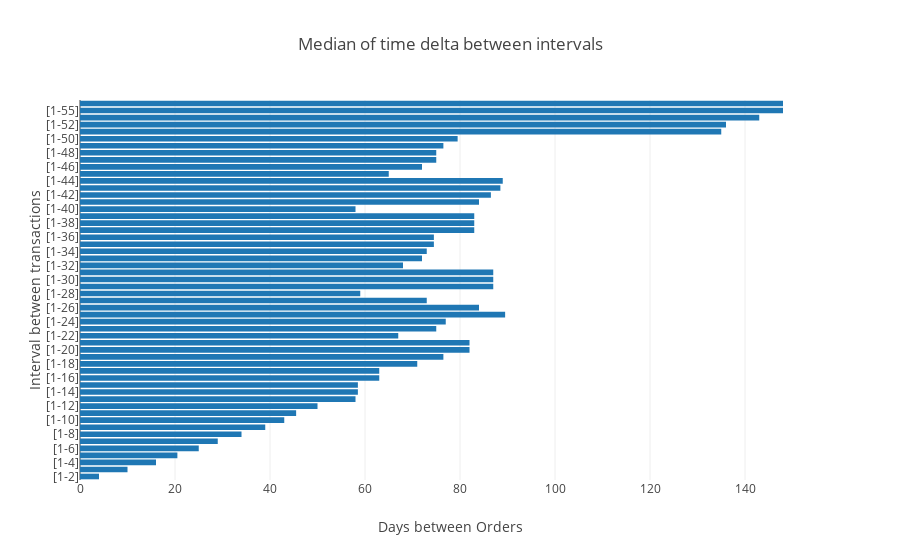

The notebook cell this image was saved under:
### Code cell
data = [go.Bar(x=median_over_dt.days,
              y=median_over_dt.interval, 
              orientation='h')]
layout = go.Layout(
    title='Median of time delta between intervals',
    xaxis=dict(title='Days between Orders'),
    yaxis=dict(title='Interval between transactions')
)

fig = go.Figure(data=data, layout=layout)
iplot(fig)

### Figure 1 — Plotly figure (JSON) as saved in the notebook; plotly's stock layout.template omitted (floating-point values rounded to 4 significant figures)
{"data": [{"orientation": "h", "type": "bar", "uid": "d1cd0e46-8cf9-11e8-bf79-843a4b06963c", "x": [4, 10, 16, 20.5, 25, 29, 34, 39, 43, 45.5, 50, 58, 58.5, 58.5, 63, 63, 71, 76.5, 82, 82, 67, 75, 77, 89.5, 84, 73, 59, 87, 87, 87, 68, 72, 73, 74.5, 74.5, 83, 83, 83, 58, 84, 86.5, 88.5, 89, 65, 72, 75, 75, 76.5, 79.5, 135, 136, 143, 148, 148], "y": ["[1-2]", "[1-3]", "[1-4]", "[1-5]", "[1-6]", "[1-7]", "[1-8]", "[1-9]", "[1-10]", "[1-11]", "[1-12]", "[1-13]", "[1-14]", "[1-15]", "[1-16]", "[1-17]", "[1-18]", "[1-19]", "[1-20]", "[1-21]", "[1-22]", "[1-23]", "[1-24]", "[1-25]", "[1-26]", "[1-27]", "[1-28]", "[1-29]", "[1-30]", "[1-31]", "[1-32]", "[1-33]", "[1-34]", "[1-35]", "[1-36]", "[1-37]", "[1-38]", "[1-39]", "[1-40]", "[1-41]", "[1-42]", "[1-43]", "[1-44]", "[1-45]", "[1-46]", "[1-47]", "[1-48]", "[1-49]", "[1-50]", "[1-51]", "[1-52]", "[1-53]", "[1-55]", "[1-56]"]}], "layout": {"title": "Median of time delta between intervals", "xaxis": {"title": "Days between Orders"}, "yaxis": {"title": "Interval between transactions"}}}
